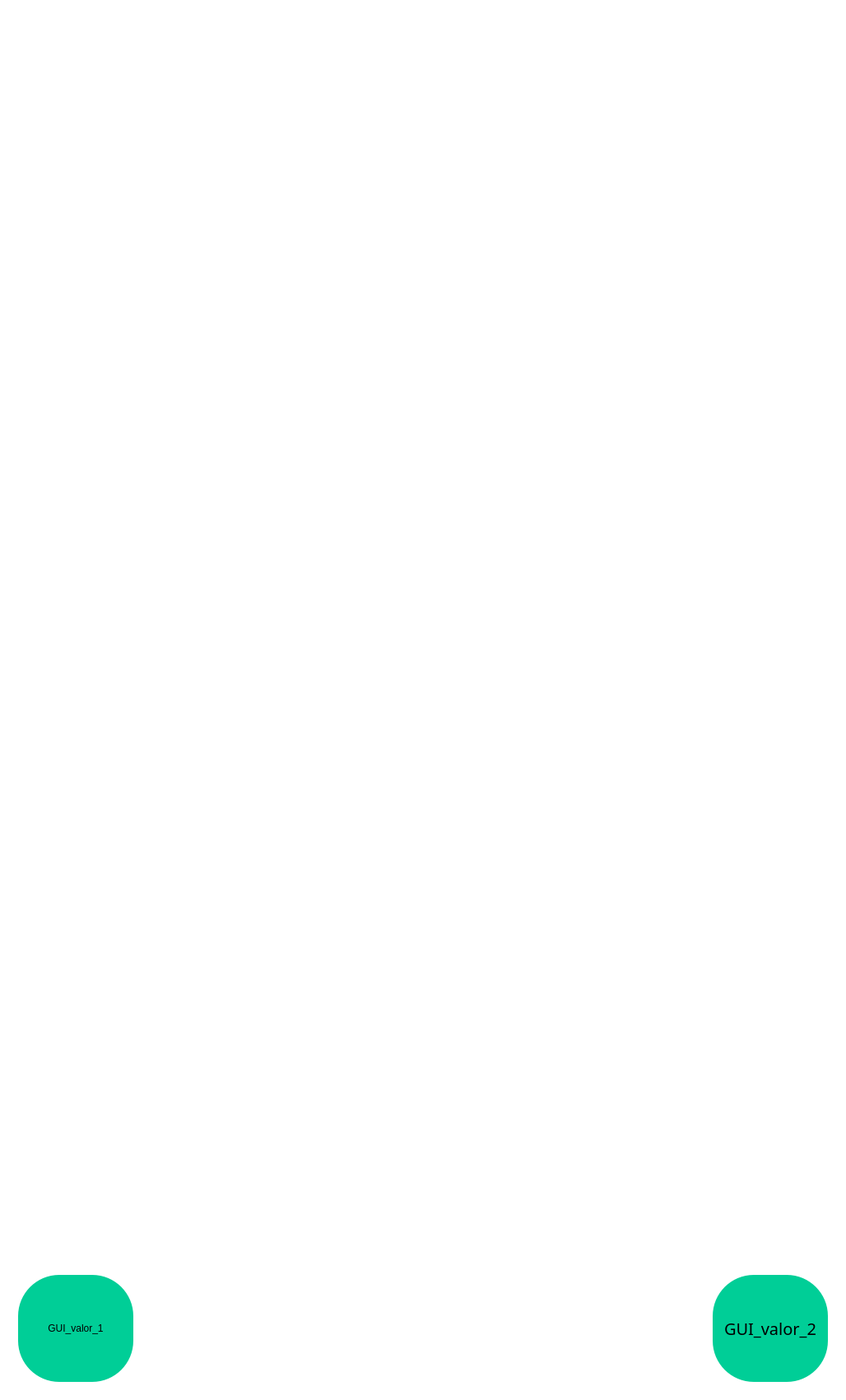
            <widget class="QWidget" name="page_video">
             <property name="styleSheet">
              <string notr="true">background-color: transparent;</string>
             </property>
             <layout class="QHBoxLayout" name="horizontalLayout_16">
              <property name="spacing">
               <number>0</number>
              </property>
              <property name="leftMargin">
               <number>1</number>
              </property>
              <property name="topMargin">
               <number>1</number>
              </property>
              <property name="rightMargin">
               <number>1</number>
              </property>
              <property name="bottomMargin">
               <number>1</number>
              </property>
              <item>
               <widget class="QFrame" name="frame_video">
                <property name="minimumSize">
                 <size>
                  <width>1026</width>
                  <height>661</height>
                 </size>
                </property>
                <property name="styleSheet">
                 <string notr="true">background-color: transparent;</string>
                </property>
                <property name="frameShape">
                 <enum>QFrame::StyledPanel</enum>
                </property>
                <property name="frameShadow">
                 <enum>QFrame::Raised</enum>
                </property>
                <layout class="QVBoxLayout" name="verticalLayout_15">
                 <property name="spacing">
                  <number>0</number>
                 </property>
                 <property name="leftMargin">
                  <number>0</number>
                 </property>
                 <property name="topMargin">
                  <number>0</number>
                 </property>
                 <property name="rightMargin">
                  <number>0</number>
                 </property>
                 <property name="bottomMargin">
                  <number>0</number>
                 </property>
                 <item>
                  <widget class="QLabel" name="label_video">
                   <property name="minimumSize">
                    <size>
                     <width>0</width>
                     <height>1060</height>
                    </size>
                   </property>
                   <property name="text">
                    <string/>
                   </property>
                  </widget>
                 </item>
                 <item>
                  <spacer name="verticalSpacer_12">
                   <property name="orientation">
                    <enum>Qt::Vertical</enum>
                   </property>
                   <property name="sizeHint" stdset="0">
                    <size>
                     <width>20</width>
                     <height>447</height>
                    </size>
                   </property>
                  </spacer>
                 </item>
                 <item>
                  <widget class="QFrame" name="frame_4">
                   <property name="styleSheet">
                    <string notr="true">background-color: transparent;</string>
                   </property>
                   <property name="frameShape">
                    <enum>QFrame::StyledPanel</enum>
                   </property>
                   <property name="frameShadow">
                    <enum>QFrame::Raised</enum>
                   </property>
                   <layout class="QHBoxLayout" name="horizontalLayout_11">
                    <item>
                     <widget class="QFrame" name="frame">
                      <property name="frameShape">
                       <enum>QFrame::StyledPanel</enum>
                      </property>
                      <property name="frameShadow">
                       <enum>QFrame::Raised</enum>
                      </property>
                      <layout class="QVBoxLayout" name="verticalLayout">
                       <item>
                        <widget class="QLabel" name="label_GUI_text_1">
                         <property name="maximumSize">
                          <size>
                           <width>140</width>
                           <height>70</height>
                          </size>
                         </property>
                         <property name="styleSheet">
                          <string notr="true">background-color: rgba(0,0,0,0);
color: white;
font: 87 14pt &quot;Bahnschrift SemiBold SemiConden&quot;;</string>
                         </property>
                         <property name="frameShape">
                          <enum>QFrame::NoFrame</enum>
                         </property>
                         <property name="text">
                          <string>GUI_Text_1</string>
                         </property>
                         <property name="alignment">
                          <set>Qt::AlignCenter</set>
                         </property>
                        </widget>
                       </item>
                       <item>
                        <widget class="QLabel" name="label_GUI_valor_1">
                         <property name="minimumSize">
                          <size>
                           <width>140</width>
                           <height>130</height>
                          </size>
                         </property>
                         <property name="maximumSize">
                          <size>
                           <width>140</width>
                           <height>130</height>
                          </size>
                         </property>
                         <property name="layoutDirection">
                          <enum>Qt::LeftToRight</enum>
                         </property>
                         <property name="styleSheet">
                          <string notr="true">background-color:rgb(0, 206, 151);
border-radius: 50%;
font: 87 15pt &quot;Bahnschrift SemiBold SemiConden&quot;;
color: &quot;Black&quot;;</string>
                         </property>
                         <property name="text">
                          <string>GUI_valor_1</string>
                         </property>
                         <property name="alignment">
                          <set>Qt::AlignCenter</set>
                         </property>
                        </widget>
                       </item>
                      </layout>
                     </widget>
                    </item>
                    <item>
                     <spacer name="horizontalSpacer_4">
                      <property name="orientation">
                       <enum>Qt::Horizontal</enum>
                      </property>
                      <property name="sizeHint" stdset="0">
                       <size>
                        <width>639</width>
                        <height>20</height>
                       </size>
                      </property>
                     </spacer>
                    </item>
                    <item>
                     <widget class="QFrame" name="frame_2">
                      <property name="frameShape">
                       <enum>QFrame::StyledPanel</enum>
                      </property>
                      <property name="frameShadow">
                       <enum>QFrame::Raised</enum>
                      </property>
                      <layout class="QVBoxLayout" name="verticalLayout_14">
                       <item>
                        <widget class="QLabel" name="label_GUI_text_2">
                         <property name="maximumSize">
                          <size>
                           <width>140</width>
                           <height>70</height>
                          </size>
                         </property>
                         <property name="styleSheet">
                          <string notr="true">background-color: rgba(0,0,0,0);
color: white;
font: 87 14pt &quot;Bahnschrift SemiBold SemiConden&quot;;</string>
                         </property>
                         <property name="frameShape">
                          <enum>QFrame::NoFrame</enum>
                         </property>
                         <property name="text">
                          <string>GUI_Text_2</string>
                         </property>
                         <property name="alignment">
                          <set>Qt::AlignCenter</set>
                         </property>
                        </widget>
                       </item>
                       <item>
                        <widget class="QLabel" name="label_GUI_valor_2">
                         <property name="minimumSize">
                          <size>
                           <width>140</width>
                           <height>130</height>
                          </size>
                         </property>
                         <property name="maximumSize">
                          <size>
                           <width>140</width>
                           <height>130</height>
                          </size>
                         </property>
                         <property name="font">
                          <font>
                           <family>Bahnschrift SemiBold SemiConden</family>
                           <pointsize>15</pointsize>
                           <weight>10</weight>
                           <italic>false</italic>
                           <bold>false</bold>
                          </font>
                         </property>
                         <property name="layoutDirection">
                          <enum>Qt::LeftToRight</enum>
                         </property>
                         <property name="styleSheet">
                          <string notr="true">background-color:rgb(0, 206, 151);
border-radius: 50%;
font: 87 15pt &quot;Bahnschrift SemiBold SemiConden&quot;;
color: &quot;Black&quot;;</string>
                         </property>
                         <property name="text">
                          <string>GUI_valor_2</string>
                         </property>
                         <property name="alignment">
                          <set>Qt::AlignCenter</set>
                         </property>
                        </widget>
                       </item>
                      </layout>
                     </widget>
                    </item>
                   </layout>
                  </widget>
                 </item>
                </layout>
               </widget>
              </item>
             </layout>
            </widget>
